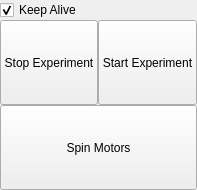
<?xml version="1.0" encoding="UTF-8"?>
<ui version="4.0">
 <class>FakeJoystick</class>
 <widget class="QWidget" name="FakeJoystick">
  <property name="geometry">
   <rect>
    <x>0</x>
    <y>0</y>
    <width>180</width>
    <height>190</height>
   </rect>
  </property>
  <property name="windowTitle">
   <string>Fake Joystick</string>
  </property>
  <layout class="QVBoxLayout" name="verticalLayout">
   <property name="spacing">
    <number>0</number>
   </property>
   <property name="margin" stdset="0">
    <number>0</number>
   </property>
   <item>
    <layout class="QHBoxLayout" name="Hlayout1" stretch="5,10,3">
     <property name="spacing">
      <number>1</number>
     </property>
     <property name="margin" stdset="0">
      <number>0</number>
     </property>
     <item>
      <widget class="QCheckBox" name="keep_alive_cb">
       <property name="text">
        <string>Keep Alive</string>
       </property>
       <property name="checked">
        <bool>true</bool>
       </property>
      </widget>
     </item>
    </layout>
   </item>
   <item>
    <layout class="QHBoxLayout" name="Hlayout2">
     <item>
      <widget class="QPushButton" name="stop_experiment_button">
       <property name="sizePolicy">
        <sizepolicy hsizetype="Preferred" vsizetype="Preferred">
         <horstretch>0</horstretch>
         <verstretch>0</verstretch>
        </sizepolicy>
       </property>
       <property name="text">
        <string>Stop Experiment</string>
       </property>
      </widget>
     </item>
     <item>
      <widget class="QPushButton" name="start_experiment_button">
       <property name="sizePolicy">
        <sizepolicy hsizetype="Preferred" vsizetype="Preferred">
         <horstretch>0</horstretch>
         <verstretch>0</verstretch>
        </sizepolicy>
       </property>
       <property name="text">
        <string>Start Experiment</string>
       </property>
      </widget>
     </item>
    </layout>
   </item>
   <item>
    <layout class="QHBoxLayout" name="Hlayout3">
     <item>
      <widget class="QPushButton" name="spin_motors_button">
       <property name="sizePolicy">
        <sizepolicy hsizetype="Preferred" vsizetype="Preferred">
         <horstretch>0</horstretch>
         <verstretch>0</verstretch>
        </sizepolicy>
       </property>
       <property name="text">
        <string>Spin Motors</string>
       </property>
      </widget>
     </item>
    </layout>
   </item>
  </layout>
 </widget>
 <resources/>
 <connections/>
</ui>
